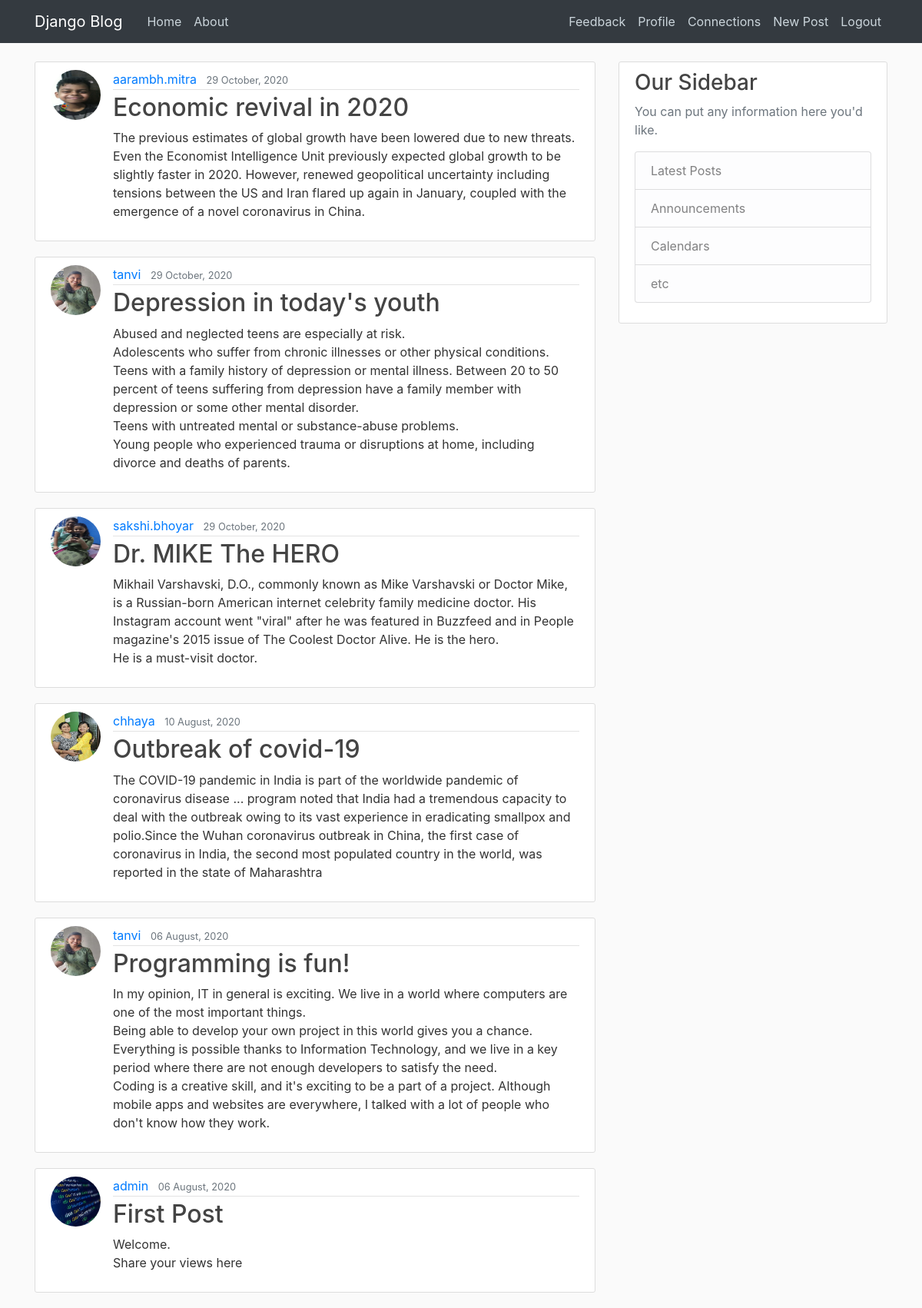
Screenshot of / (signed in) with the database file from the repository.
### blog/models.py (models this page shows, shortened)
class Post(models.Model):
	title=models.CharField(max_length=100)
	content=models.TextField()
	date_posted=models.DateTimeField(default=timezone.now)
	author=models.ForeignKey(User,on_delete=models.CASCADE)

### users/models.py (models this page shows, shortened)
class Profile(models.Model):
	user=models.OneToOneField(User,on_delete=models.CASCADE)
	image=models.ImageField(default='default.jpg',upload_to='profile_pics')
	firstname=models.CharField(max_length=10,default='First name')
	lastname=models.CharField(max_length=10,default='Last name')

### blog/views.py (the view)
# urls.py: path('', PostListView.as_view(), name='blog-home'),
class PostListView(ListView):
	model=Post
	template_name='blog/home.html'
	context_object_name='posts'
	ordering=['-date_posted']

### blog/templates/blog/home.html
	{% extends "blog/base.html" %}
	{% block content %}
		{% for post in posts %}
			<article class="media content-section">
					<img class="rounded-circle article-img" src="{{post.author.profile.image.url}}">
			  <div class="media-body">
			    <div class="article-metadata">
			      <a class="mr-2" href="#">{{ post.author }}</a>
			      <small class="text-muted">{{ post.date_posted|date:"d F, Y" }}</small>
			    </div>
			    <h2><a class="article-title" href="{% url 'post-detail' post.id %}">{{ post.title }}</a></h2>
			    <p class="article-content">{{ post.content }}</p>
			  </div>
	</article>
		{% endfor %}
	{% endblock content%}

### blog/static/blog/main.css (style rules this page uses)
body { background: #fafafa; color: #333333; margin-top: 5rem; }
h1, h2, h3, h4, h5, h6 { color: #444444; }
.content-section { background: #ffffff; padding: 10px 20px; border: 1px solid #dddddd; border-radius: 3px; margin-bottom: 20px; }
.article-title { color: #444444; }
.article-content { white-space: pre-line; }
.article-img { height: 65px; width: 65px; margin-right: 16px; }
.article-metadata { padding-bottom: 1px; margin-bottom: 4px; border-bottom: 1px solid #e3e3e3 }

### rows the page displays
Post: author.profile.image (picture), author "aarambh.mitra", date_posted "29 October, 2020", title "Economic revival in 2020", content "The previous estimates of global growth have been lowered due to new threats. Even the Economist Intelligence Unit previously expected global growth to be slightly faster in 2020. However, renewed geopolitical uncertainty including tensions between the US and Iran flared up again in January, coupled with the emergence of a novel coronavirus in China."
Post: author.profile.image (picture), author "tanvi", date_posted "29 October, 2020", title "Depression in today's youth", content "Abused and neglected teens are especially at risk. Adolescents who suffer from chronic illnesses or other physical conditions. Teens with a family history of depression or mental illness. Between 20 to 50 percent of teens suffering from depression have a family member with depression or some other mental disorder. Teens with untreated mental or substance-abuse problems. Young people who experienced trauma or disruptions at home, including divorce and deaths of parents."
Post: author.profile.image (picture), author "sakshi.bhoyar", date_posted "29 October, 2020", title "Dr. MIKE The HERO", content "Mikhail Varshavski, D.O., commonly known as Mike Varshavski or Doctor Mike, is a Russian-born American internet celebrity family medicine doctor. His Instagram account went \"viral\" after he was featured in Buzzfeed and in People magazine's 2015 issue of The Coolest Doctor Alive. He is the hero. He is a must-visit doctor."
Post: author.profile.image (picture), author "chhaya", date_posted "10 August, 2020", title "Outbreak of covid-19", content "The COVID-19 pandemic in India is part of the worldwide pandemic of coronavirus disease ... program noted that India had a tremendous capacity to deal with the outbreak owing to its vast experience in eradicating smallpox and polio.Since the Wuhan coronavirus outbreak in China, the first case of coronavirus in India, the second most populated country in the world, was reported in the state of Maharashtra"
Post: author.profile.image (picture), author "tanvi", date_posted "06 August, 2020", title "Programming is fun!", content "In my opinion, IT in general is exciting. We live in a world where computers are one of the most important things. Being able to develop your own project in this world gives you a chance. Everything is possible thanks to Information Technology, and we live in a key period where there are not enough developers to satisfy the need. Coding is a creative skill, and it's exciting to be a part of a project. Although mobile apps and websites are everywhere, I talked with a lot of people who don't know how they work."
Post: author.profile.image (picture), author "admin", date_posted "06 August, 2020", title "First Post", content "Welcome. Share your views here"
